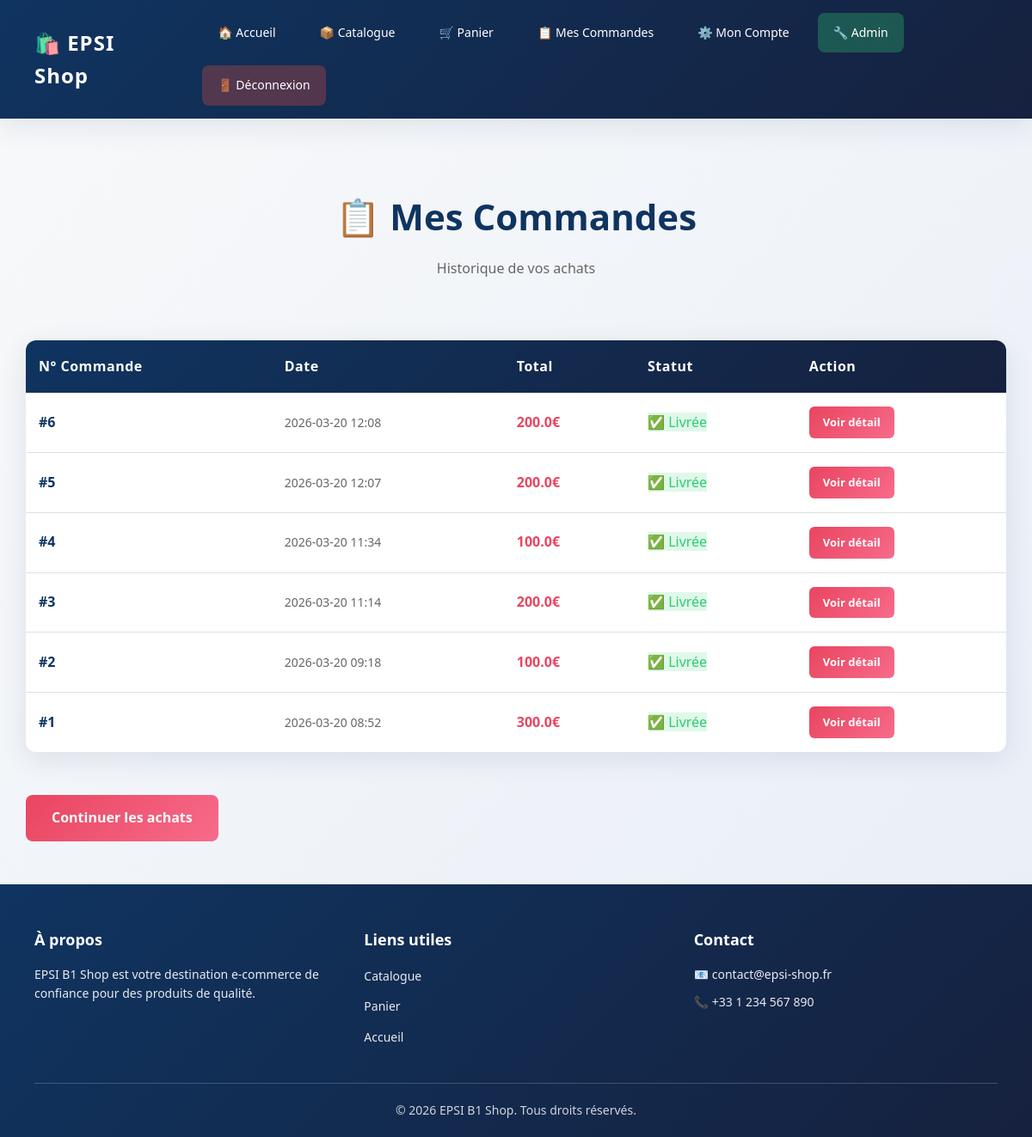
/mes_commandes (signed in), run on an earlier commit of the app's database.
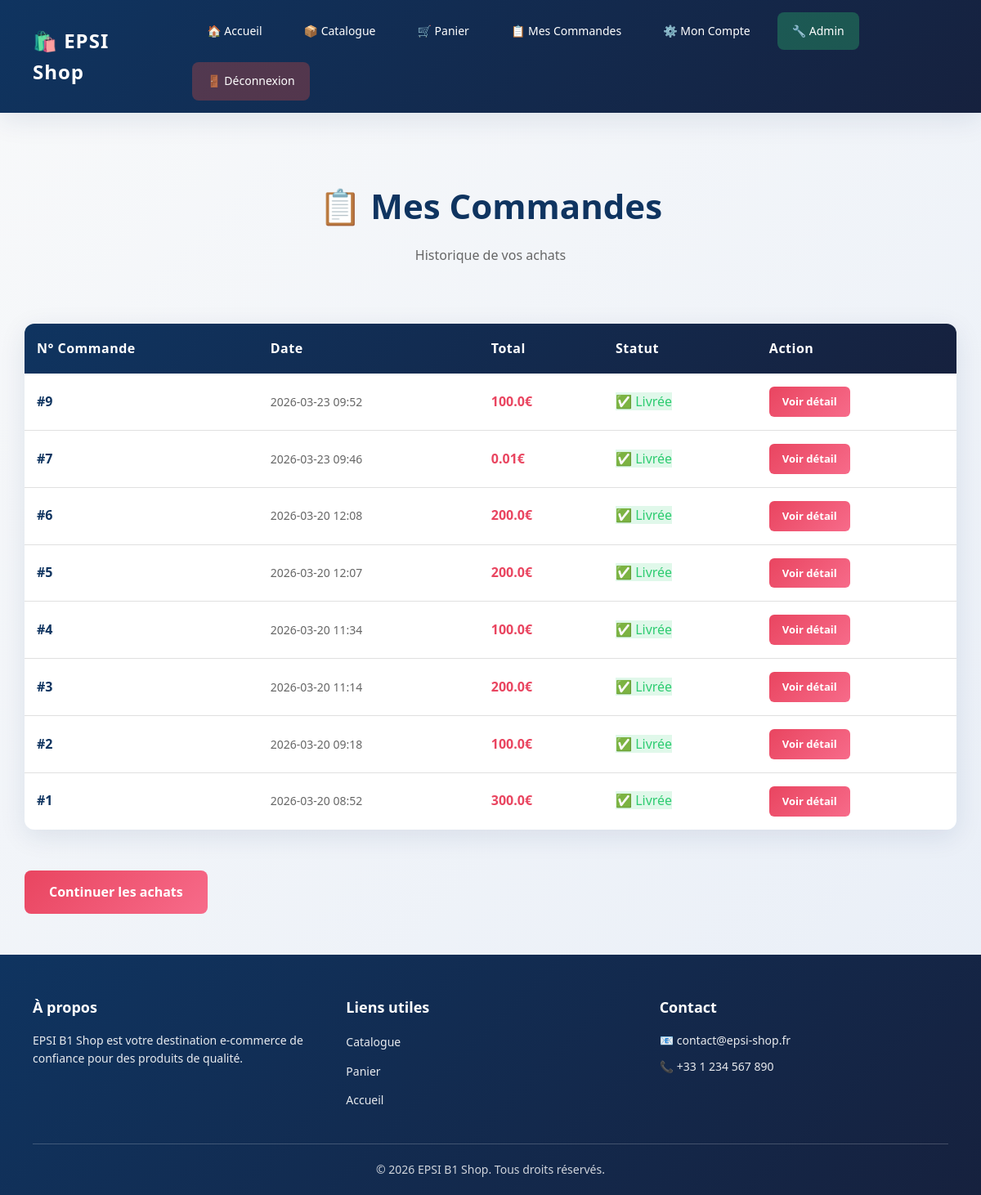
And on a later commit of the database.
### tables this page shows
CREATE TABLE commandes (
                id INTEGER PRIMARY KEY AUTOINCREMENT,
                utilisateur_id INTEGER,
                date TEXT,
                total REAL,
                FOREIGN KEY (utilisateur_id) REFERENCES utilisateurs(id)
            );

### app.py (the view)
@app.route('/mes_commandes')
def mes_commandes():
    if 'user_id' not in session:
        return redirect('/login')
    commandes = db.get_commandes_utilisateur(session['user_id'])
    return render_template('mes_commandes.html', commandes=commandes)

### database.py (called while the page is built)
    def get_connexion(self):
        conn = sqlite3.connect(self.dbname, timeout=10)
        conn.row_factory = sqlite3.Row
        conn.execute('PRAGMA journal_mode=WAL')
        return conn

    def get_commandes_utilisateur(self, user_id):
        conn = self.get_connexion()
        try:
            commandes = conn.execute(
                'SELECT * FROM commandes WHERE utilisateur_id=? ORDER BY date DESC',
                (user_id,)
            ).fetchall()
        finally:
            conn.close()
        return commandes

### templates/mes_commandes.html (shortened to what this page needs)
{% extends 'base.html' %}
{% block content %}
<div class="page-header">
    <h1>📋 Mes Commandes</h1>
    <p>Historique de vos achats</p>
</div>
{% if commandes %}
    <div class="orders-container">
        <table class="orders-table">
            <thead>
                <tr>
                    <th>N° Commande</th>
                    <th>Date</th>
                    <th>Total</th>
                    <th>Statut</th>
                    <th>Action</th>
                </tr>
            </thead>
            <tbody>
                {% for c in commandes %}
                    <tr class="order-row">
                        <td>
                            <span class="order-id">#{{ c.id }}</span>
                        </td>
                        <td>
                            <span class="order-date">{{ c.date }}</span>
                        </td>
                        <td>
                            <span class="order-total">{{ c.total }}€</span>
                        </td>
                        <td>
                            <span class="order-status status-completed">✅ Livrée</span>
                        </td>
                        <td>
                            <a href="/detail_commande/{{ c.id }}" class="btn-view-details">Voir détail</a>
                        </td>
                    </tr>
                {% endfor %}
            </tbody>
        </table>
        <a href="/catalogue" class="btn-continue-shopping">Continuer les achats</a>
    </div>
{% endif %}
{% endblock %}

What changed in the data, as far as the page shows it:
added commandes: id "9", date "2026-03-23 09:52", total "100.0"
added commandes: id "7", date "2026-03-23 09:46", total "0.01"
